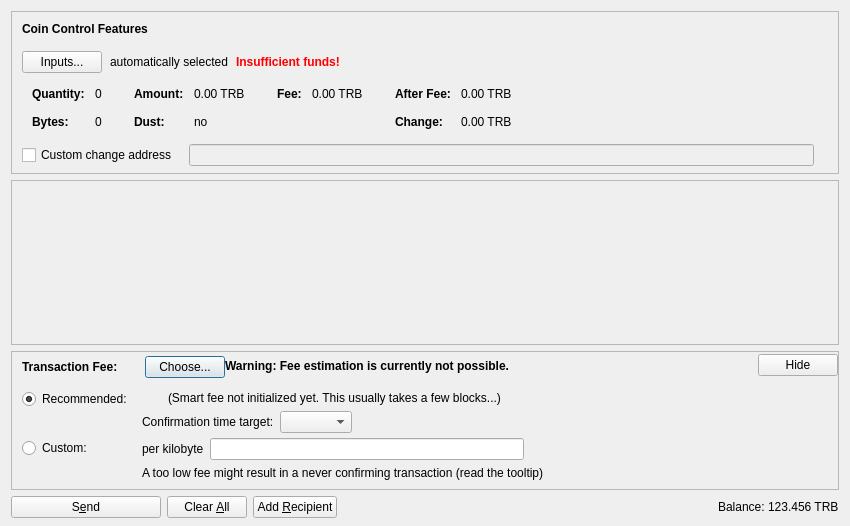
<?xml version="1.0" encoding="UTF-8"?>
<ui version="4.0">
 <class>SendCoinsDialog</class>
 <widget class="QDialog" name="SendCoinsDialog">
  <property name="geometry">
   <rect>
    <x>0</x>
    <y>0</y>
    <width>850</width>
    <height>526</height>
   </rect>
  </property>
  <property name="windowTitle">
   <string>Send Coins</string>
  </property>
  <layout class="QVBoxLayout" name="verticalLayout" stretch="0,1,0,0">
   <property name="bottomMargin">
    <number>8</number>
   </property>
   <item>
    <widget class="QFrame" name="frameCoinControl">
     <property name="sizePolicy">
      <sizepolicy hsizetype="Expanding" vsizetype="Expanding">
       <horstretch>0</horstretch>
       <verstretch>0</verstretch>
      </sizepolicy>
     </property>
     <property name="maximumSize">
      <size>
       <width>16777215</width>
       <height>16777215</height>
      </size>
     </property>
     <property name="frameShape">
      <enum>QFrame::StyledPanel</enum>
     </property>
     <property name="frameShadow">
      <enum>QFrame::Sunken</enum>
     </property>
     <layout class="QVBoxLayout" name="verticalLayoutCoinControl2">
      <property name="spacing">
       <number>0</number>
      </property>
      <property name="leftMargin">
       <number>0</number>
      </property>
      <property name="topMargin">
       <number>0</number>
      </property>
      <property name="rightMargin">
       <number>0</number>
      </property>
      <property name="bottomMargin">
       <number>6</number>
      </property>
      <item>
       <layout class="QVBoxLayout" name="verticalLayoutCoinControl" stretch="0,0,0,0,1">
        <property name="spacing">
         <number>0</number>
        </property>
        <property name="leftMargin">
         <number>10</number>
        </property>
        <property name="topMargin">
         <number>10</number>
        </property>
        <item>
         <layout class="QHBoxLayout" name="horizontalLayoutCoinControl1">
          <property name="bottomMargin">
           <number>15</number>
          </property>
          <item>
           <widget class="QLabel" name="labelCoinControlFeatures">
            <property name="sizePolicy">
             <sizepolicy hsizetype="Preferred" vsizetype="Maximum">
              <horstretch>0</horstretch>
              <verstretch>0</verstretch>
             </sizepolicy>
            </property>
            <property name="font">
             <font>
              <weight>75</weight>
              <bold>true</bold>
             </font>
            </property>
            <property name="styleSheet">
             <string notr="true">font-weight:bold;</string>
            </property>
            <property name="text">
             <string>Coin Control Features</string>
            </property>
           </widget>
          </item>
         </layout>
        </item>
        <item>
         <layout class="QHBoxLayout" name="horizontalLayoutCoinControl2" stretch="0,0,0,0">
          <property name="spacing">
           <number>8</number>
          </property>
          <property name="bottomMargin">
           <number>10</number>
          </property>
          <item>
           <widget class="QPushButton" name="pushButtonCoinControl">
            <property name="styleSheet">
             <string notr="true"/>
            </property>
            <property name="text">
             <string>Inputs...</string>
            </property>
            <property name="autoDefault">
             <bool>false</bool>
            </property>
           </widget>
          </item>
          <item>
           <widget class="QLabel" name="labelCoinControlAutomaticallySelected">
            <property name="text">
             <string>automatically selected</string>
            </property>
            <property name="margin">
             <number>5</number>
            </property>
           </widget>
          </item>
          <item>
           <widget class="QLabel" name="labelCoinControlInsuffFunds">
            <property name="font">
             <font>
              <weight>75</weight>
              <bold>true</bold>
             </font>
            </property>
            <property name="styleSheet">
             <string notr="true">color:red;font-weight:bold;</string>
            </property>
            <property name="text">
             <string>Insufficient funds!</string>
            </property>
            <property name="margin">
             <number>5</number>
            </property>
           </widget>
          </item>
          <item>
           <spacer name="horizontalSpacerCoinControl">
            <property name="orientation">
             <enum>Qt::Horizontal</enum>
            </property>
            <property name="sizeHint" stdset="0">
             <size>
              <width>40</width>
              <height>1</height>
             </size>
            </property>
           </spacer>
          </item>
         </layout>
        </item>
        <item>
         <widget class="QWidget" name="widgetCoinControl" native="true">
          <property name="sizePolicy">
           <sizepolicy hsizetype="Preferred" vsizetype="Preferred">
            <horstretch>0</horstretch>
            <verstretch>0</verstretch>
           </sizepolicy>
          </property>
          <property name="minimumSize">
           <size>
            <width>0</width>
            <height>0</height>
           </size>
          </property>
          <property name="styleSheet">
           <string notr="true"/>
          </property>
          <layout class="QHBoxLayout" name="horizontalLayoutCoinControl5">
           <property name="leftMargin">
            <number>0</number>
           </property>
           <property name="topMargin">
            <number>0</number>
           </property>
           <property name="rightMargin">
            <number>0</number>
           </property>
           <property name="bottomMargin">
            <number>0</number>
           </property>
           <item>
            <layout class="QHBoxLayout" name="horizontalLayoutCoinControl3" stretch="0,0,0,1">
             <property name="spacing">
              <number>20</number>
             </property>
             <property name="topMargin">
              <number>0</number>
             </property>
             <property name="bottomMargin">
              <number>10</number>
             </property>
             <item>
              <layout class="QFormLayout" name="formLayoutCoinControl1">
               <property name="horizontalSpacing">
                <number>10</number>
               </property>
               <property name="verticalSpacing">
                <number>14</number>
               </property>
               <property name="leftMargin">
                <number>10</number>
               </property>
               <property name="topMargin">
                <number>4</number>
               </property>
               <property name="rightMargin">
                <number>6</number>
               </property>
               <item row="0" column="0">
                <widget class="QLabel" name="labelCoinControlQuantityText">
                 <property name="font">
                  <font>
                   <weight>75</weight>
                   <bold>true</bold>
                  </font>
                 </property>
                 <property name="text">
                  <string>Quantity:</string>
                 </property>
                 <property name="margin">
                  <number>0</number>
                 </property>
                </widget>
               </item>
               <item row="0" column="1">
                <widget class="QLabel" name="labelCoinControlQuantity">
                 <property name="cursor">
                  <cursorShape>IBeamCursor</cursorShape>
                 </property>
                 <property name="contextMenuPolicy">
                  <enum>Qt::ActionsContextMenu</enum>
                 </property>
                 <property name="text">
                  <string notr="true">0</string>
                 </property>
                 <property name="margin">
                  <number>0</number>
                 </property>
                 <property name="textInteractionFlags">
                  <set>Qt::LinksAccessibleByMouse|Qt::TextSelectableByKeyboard|Qt::TextSelectableByMouse</set>
                 </property>
                </widget>
               </item>
               <item row="1" column="0">
                <widget class="QLabel" name="labelCoinControlBytesText">
                 <property name="font">
                  <font>
                   <weight>75</weight>
                   <bold>true</bold>
                  </font>
                 </property>
                 <property name="text">
                  <string>Bytes:</string>
                 </property>
                </widget>
               </item>
               <item row="1" column="1">
                <widget class="QLabel" name="labelCoinControlBytes">
                 <property name="cursor">
                  <cursorShape>IBeamCursor</cursorShape>
                 </property>
                 <property name="contextMenuPolicy">
                  <enum>Qt::ActionsContextMenu</enum>
                 </property>
                 <property name="text">
                  <string notr="true">0</string>
                 </property>
                 <property name="textInteractionFlags">
                  <set>Qt::LinksAccessibleByMouse|Qt::TextSelectableByKeyboard|Qt::TextSelectableByMouse</set>
                 </property>
                </widget>
               </item>
              </layout>
             </item>
             <item>
              <layout class="QFormLayout" name="formLayoutCoinControl2">
               <property name="horizontalSpacing">
                <number>10</number>
               </property>
               <property name="verticalSpacing">
                <number>14</number>
               </property>
               <property name="leftMargin">
                <number>6</number>
               </property>
               <property name="topMargin">
                <number>4</number>
               </property>
               <property name="rightMargin">
                <number>6</number>
               </property>
               <item row="0" column="0">
                <widget class="QLabel" name="labelCoinControlAmountText">
                 <property name="font">
                  <font>
                   <weight>75</weight>
                   <bold>true</bold>
                  </font>
                 </property>
                 <property name="text">
                  <string>Amount:</string>
                 </property>
                 <property name="margin">
                  <number>0</number>
                 </property>
                </widget>
               </item>
               <item row="0" column="1">
                <widget class="QLabel" name="labelCoinControlAmount">
                 <property name="cursor">
                  <cursorShape>IBeamCursor</cursorShape>
                 </property>
                 <property name="contextMenuPolicy">
                  <enum>Qt::ActionsContextMenu</enum>
                 </property>
                 <property name="text">
                  <string notr="true">0.00 TRB</string>
                 </property>
                 <property name="textInteractionFlags">
                  <set>Qt::LinksAccessibleByMouse|Qt::TextSelectableByKeyboard|Qt::TextSelectableByMouse</set>
                 </property>
                </widget>
               </item>
               <item row="1" column="0">
                <widget class="QLabel" name="labelCoinControlLowOutputText">
                 <property name="font">
                  <font>
                   <weight>75</weight>
                   <bold>true</bold>
                  </font>
                 </property>
                 <property name="text">
                  <string>Dust:</string>
                 </property>
                </widget>
               </item>
               <item row="1" column="1">
                <widget class="QLabel" name="labelCoinControlLowOutput">
                 <property name="cursor">
                  <cursorShape>IBeamCursor</cursorShape>
                 </property>
                 <property name="contextMenuPolicy">
                  <enum>Qt::ActionsContextMenu</enum>
                 </property>
                 <property name="text">
                  <string notr="true">no</string>
                 </property>
                 <property name="textInteractionFlags">
                  <set>Qt::LinksAccessibleByMouse|Qt::TextSelectableByKeyboard|Qt::TextSelectableByMouse</set>
                 </property>
                </widget>
               </item>
              </layout>
             </item>
             <item>
              <layout class="QFormLayout" name="formLayoutCoinControl3">
               <property name="horizontalSpacing">
                <number>10</number>
               </property>
               <property name="verticalSpacing">
                <number>14</number>
               </property>
               <property name="leftMargin">
                <number>6</number>
               </property>
               <property name="topMargin">
                <number>4</number>
               </property>
               <property name="rightMargin">
                <number>6</number>
               </property>
               <item row="0" column="0">
                <widget class="QLabel" name="labelCoinControlFeeText">
                 <property name="font">
                  <font>
                   <weight>75</weight>
                   <bold>true</bold>
                  </font>
                 </property>
                 <property name="text">
                  <string>Fee:</string>
                 </property>
                 <property name="margin">
                  <number>0</number>
                 </property>
                </widget>
               </item>
               <item row="0" column="1">
                <widget class="QLabel" name="labelCoinControlFee">
                 <property name="cursor">
                  <cursorShape>IBeamCursor</cursorShape>
                 </property>
                 <property name="contextMenuPolicy">
                  <enum>Qt::ActionsContextMenu</enum>
                 </property>
                 <property name="text">
                  <string notr="true">0.00 TRB</string>
                 </property>
                 <property name="textInteractionFlags">
                  <set>Qt::LinksAccessibleByMouse|Qt::TextSelectableByKeyboard|Qt::TextSelectableByMouse</set>
                 </property>
                </widget>
               </item>
              </layout>
             </item>
             <item>
              <layout class="QFormLayout" name="formLayoutCoinControl4">
               <property name="horizontalSpacing">
                <number>10</number>
               </property>
               <property name="verticalSpacing">
                <number>14</number>
               </property>
               <property name="leftMargin">
                <number>6</number>
               </property>
               <property name="topMargin">
                <number>4</number>
               </property>
               <property name="rightMargin">
                <number>6</number>
               </property>
               <item row="0" column="0">
                <widget class="QLabel" name="labelCoinControlAfterFeeText">
                 <property name="font">
                  <font>
                   <weight>75</weight>
                   <bold>true</bold>
                  </font>
                 </property>
                 <property name="text">
                  <string>After Fee:</string>
                 </property>
                 <property name="margin">
                  <number>0</number>
                 </property>
                </widget>
               </item>
               <item row="0" column="1">
                <widget class="QLabel" name="labelCoinControlAfterFee">
                 <property name="cursor">
                  <cursorShape>IBeamCursor</cursorShape>
                 </property>
                 <property name="contextMenuPolicy">
                  <enum>Qt::ActionsContextMenu</enum>
                 </property>
                 <property name="text">
                  <string notr="true">0.00 TRB</string>
                 </property>
                 <property name="textInteractionFlags">
                  <set>Qt::LinksAccessibleByMouse|Qt::TextSelectableByKeyboard|Qt::TextSelectableByMouse</set>
                 </property>
                </widget>
               </item>
               <item row="1" column="0">
                <widget class="QLabel" name="labelCoinControlChangeText">
                 <property name="font">
                  <font>
                   <weight>75</weight>
                   <bold>true</bold>
                  </font>
                 </property>
                 <property name="text">
                  <string>Change:</string>
                 </property>
                </widget>
               </item>
               <item row="1" column="1">
                <widget class="QLabel" name="labelCoinControlChange">
                 <property name="cursor">
                  <cursorShape>IBeamCursor</cursorShape>
                 </property>
                 <property name="contextMenuPolicy">
                  <enum>Qt::ActionsContextMenu</enum>
                 </property>
                 <property name="text">
                  <string notr="true">0.00 TRB</string>
                 </property>
                 <property name="textInteractionFlags">
                  <set>Qt::LinksAccessibleByMouse|Qt::TextSelectableByKeyboard|Qt::TextSelectableByMouse</set>
                 </property>
                </widget>
               </item>
              </layout>
             </item>
            </layout>
           </item>
          </layout>
         </widget>
        </item>
        <item>
         <layout class="QHBoxLayout" name="horizontalLayoutCoinControl4" stretch="0,0,0">
          <property name="spacing">
           <number>12</number>
          </property>
          <property name="sizeConstraint">
           <enum>QLayout::SetDefaultConstraint</enum>
          </property>
          <property name="topMargin">
           <number>5</number>
          </property>
          <property name="rightMargin">
           <number>5</number>
          </property>
          <item>
           <widget class="QCheckBox" name="checkBoxCoinControlChange">
            <property name="toolTip">
             <string>If this is activated, but the change address is empty or invalid, change will be sent to a newly generated address.</string>
            </property>
            <property name="text">
             <string>Custom change address</string>
            </property>
           </widget>
          </item>
          <item>
           <widget class="QValidatedLineEdit" name="lineEditCoinControlChange">
            <property name="enabled">
             <bool>false</bool>
            </property>
            <property name="sizePolicy">
             <sizepolicy hsizetype="Expanding" vsizetype="Fixed">
              <horstretch>0</horstretch>
              <verstretch>0</verstretch>
             </sizepolicy>
            </property>
           </widget>
          </item>
          <item>
           <widget class="QLabel" name="labelCoinControlChangeLabel">
            <property name="sizePolicy">
             <sizepolicy hsizetype="Preferred" vsizetype="Expanding">
              <horstretch>0</horstretch>
              <verstretch>0</verstretch>
             </sizepolicy>
            </property>
            <property name="minimumSize">
             <size>
              <width>0</width>
              <height>0</height>
             </size>
            </property>
            <property name="text">
             <string/>
            </property>
            <property name="margin">
             <number>3</number>
            </property>
           </widget>
          </item>
         </layout>
        </item>
        <item>
         <spacer name="verticalSpacerCoinControl">
          <property name="orientation">
           <enum>Qt::Vertical</enum>
          </property>
          <property name="sizeHint" stdset="0">
           <size>
            <width>800</width>
            <height>1</height>
           </size>
          </property>
         </spacer>
        </item>
       </layout>
      </item>
     </layout>
    </widget>
   </item>
   <item>
    <widget class="QScrollArea" name="scrollArea">
     <property name="widgetResizable">
      <bool>true</bool>
     </property>
     <widget class="QWidget" name="scrollAreaWidgetContents">
      <property name="geometry">
       <rect>
        <x>0</x>
        <y>0</y>
        <width>830</width>
        <height>104</height>
       </rect>
      </property>
      <layout class="QVBoxLayout" name="verticalLayout_2" stretch="0,1">
       <property name="leftMargin">
        <number>0</number>
       </property>
       <property name="topMargin">
        <number>0</number>
       </property>
       <property name="rightMargin">
        <number>0</number>
       </property>
       <property name="bottomMargin">
        <number>0</number>
       </property>
       <item>
        <layout class="QVBoxLayout" name="entries">
         <property name="spacing">
          <number>6</number>
         </property>
        </layout>
       </item>
       <item>
        <spacer name="verticalSpacer">
         <property name="orientation">
          <enum>Qt::Vertical</enum>
         </property>
         <property name="sizeHint" stdset="0">
          <size>
           <width>20</width>
           <height>40</height>
          </size>
         </property>
        </spacer>
       </item>
      </layout>
     </widget>
    </widget>
   </item>
   <item>
    <widget class="QFrame" name="frameFee">
     <property name="sizePolicy">
      <sizepolicy hsizetype="Expanding" vsizetype="Expanding">
       <horstretch>0</horstretch>
       <verstretch>0</verstretch>
      </sizepolicy>
     </property>
     <property name="maximumSize">
      <size>
       <width>16777215</width>
       <height>16777215</height>
      </size>
     </property>
     <property name="frameShape">
      <enum>QFrame::StyledPanel</enum>
     </property>
     <property name="frameShadow">
      <enum>QFrame::Sunken</enum>
     </property>
     <layout class="QVBoxLayout" name="verticalLayoutFee1">
      <property name="spacing">
       <number>0</number>
      </property>
      <property name="leftMargin">
       <number>0</number>
      </property>
      <property name="topMargin">
       <number>0</number>
      </property>
      <property name="rightMargin">
       <number>0</number>
      </property>
      <property name="bottomMargin">
       <number>0</number>
      </property>
      <item>
       <layout class="QVBoxLayout" name="verticalLayoutFee2" stretch="0,0,0">
        <property name="spacing">
         <number>0</number>
        </property>
        <property name="leftMargin">
         <number>10</number>
        </property>
        <property name="topMargin">
         <number>0</number>
        </property>
        <item>
         <layout class="QHBoxLayout" name="horizontalLayoutFee1">
          <property name="bottomMargin">
           <number>0</number>
          </property>
          <item>
           <layout class="QVBoxLayout" name="verticalLayoutFee7">
            <property name="spacing">
             <number>0</number>
            </property>
            <item>
             <spacer name="verticalSpacerSmartFee">
              <property name="orientation">
               <enum>Qt::Vertical</enum>
              </property>
              <property name="sizeType">
               <enum>QSizePolicy::Fixed</enum>
              </property>
              <property name="sizeHint" stdset="0">
               <size>
                <width>1</width>
                <height>4</height>
               </size>
              </property>
             </spacer>
            </item>
            <item>
             <layout class="QHBoxLayout" name="horizontalLayoutSmartFee">
              <property name="spacing">
               <number>10</number>
              </property>
              <item>
               <widget class="QLabel" name="labelFeeHeadline">
                <property name="sizePolicy">
                 <sizepolicy hsizetype="Preferred" vsizetype="Maximum">
                  <horstretch>0</horstretch>
                  <verstretch>0</verstretch>
                 </sizepolicy>
                </property>
                <property name="font">
                 <font>
                  <weight>75</weight>
                  <bold>true</bold>
                 </font>
                </property>
                <property name="styleSheet">
                 <string notr="true">font-weight:bold;</string>
                </property>
                <property name="text">
                 <string>Transaction Fee:</string>
                </property>
               </widget>
              </item>
              <item>
               <widget class="QLabel" name="labelFeeMinimized">
                <property name="text">
                 <string/>
                </property>
               </widget>
              </item>
              <item>
               <widget class="QPushButton" name="buttonChooseFee">
                <property name="text">
                 <string>Choose...</string>
                </property>
               </widget>
              </item>
             </layout>
            </item>
            <item>
             <spacer name="verticalSpacer_5">
              <property name="orientation">
               <enum>Qt::Vertical</enum>
              </property>
              <property name="sizeHint" stdset="0">
               <size>
                <width>1</width>
                <height>1</height>
               </size>
              </property>
             </spacer>
            </item>
           </layout>
          </item>
          <item>
           <widget class="QLabel" name="fallbackFeeWarningLabel">
            <property name="toolTip">
             <string>Using the fallbackfee can result in sending a transaction that will take several hours or days (or never) to confirm. Consider choosing your fee manually or wait until you have validated the complete chain.</string>
            </property>
            <property name="font">
            <font>
                <weight>75</weight>
                <bold>true</bold>
            </font>
            </property>
            <property name="text">
             <string>Warning: Fee estimation is currently not possible.</string>
            </property>
            <property name="wordWrap">
             <bool>false</bool>
            </property>
           </widget>
          </item>
          <item>
           <spacer name="horizontalSpacer_4">
            <property name="orientation">
             <enum>Qt::Horizontal</enum>
            </property>
            <property name="sizeType">
             <enum>QSizePolicy::MinimumExpanding</enum>
            </property>
            <property name="sizeHint" stdset="0">
             <size>
              <width>40</width>
              <height>20</height>
             </size>
            </property>
           </spacer>
          </item>
          <item>
           <widget class="QPushButton" name="buttonMinimizeFee">
            <property name="toolTip">
             <string>collapse fee-settings</string>
            </property>
            <property name="text">
             <string>Hide</string>
            </property>
           </widget>
          </item>
         </layout>
        </item>
        <item>
         <widget class="QFrame" name="frameFeeSelection">
          <layout class="QVBoxLayout" name="verticalLayoutFee12">
           <property name="spacing">
            <number>0</number>
           </property>
           <property name="leftMargin">
            <number>0</number>
           </property>
           <property name="topMargin">
            <number>0</number>
           </property>
           <property name="rightMargin">
            <number>0</number>
           </property>
           <property name="bottomMargin">
            <number>0</number>
           </property>
           <item>
            <layout class="QGridLayout" name="gridLayoutFee">
             <property name="topMargin">
              <number>10</number>
             </property>
             <property name="bottomMargin">
              <number>4</number>
             </property>
             <property name="horizontalSpacing">
              <number>10</number>
             </property>
             <property name="verticalSpacing">
              <number>4</number>
             </property>
             <item row="1" column="1">
              <layout class="QVBoxLayout" name="verticalLayoutFee8">
               <property name="spacing">
                <number>6</number>
               </property>
               <item>
                <layout class="QHBoxLayout" name="horizontalLayoutFee13">
                 <item>
                  <widget class="QLabel" name="labelCustomPerKilobyte">
                   <property name="toolTip">
                    <string>Specify a custom fee per kB (1,000 bytes) of the transaction's virtual size.

Note:  Since the fee is calculated on a per-byte basis, a fee of "100 satoshis per kB" for a transaction size of 500 bytes (half of 1 kB) would ultimately yield a fee of only 50 satoshis.</string>
                   </property>
                   <property name="text">
                    <string>per kilobyte</string>
                   </property>
                  </widget>
                 </item>
                 <item>
                  <widget class="BitcoinAmountField" name="customFee"/>
                 </item>
                 <item>
                  <spacer name="horizontalSpacer_6">
                   <property name="orientation">
                    <enum>Qt::Horizontal</enum>
                   </property>
                   <property name="sizeHint" stdset="0">
                    <size>
                     <width>1</width>
                     <height>1</height>
                    </size>
                   </property>
                  </spacer>
                 </item>
                </layout>
               </item>
               <item>
                <layout class="QHBoxLayout" name="horizontalLayoutFee8">
                 <item>
                  <widget class="QLabel" name="labelCustomFeeWarning">
                   <property name="enabled">
                    <bool>true</bool>
                   </property>
                   <property name="toolTip">
                    <string>When there is less transaction volume than space in the blocks, miners as well as relaying nodes may enforce a minimum fee. Paying only this minimum fee is just fine, but be aware that this can result in a never confirming transaction once there is more demand for turbocoins transactions than the network can process.</string>
                   </property>
                   <property name="text">
                    <string>A too low fee might result in a never confirming transaction (read the tooltip)</string>
                   </property>
                  </widget>
                 </item>
                 <item>
                  <spacer name="horizontalSpacer_2">
                   <property name="orientation">
                    <enum>Qt::Horizontal</enum>
                   </property>
                   <property name="sizeHint" stdset="0">
                    <size>
                     <width>1</width>
                     <height>1</height>
                    </size>
                   </property>
                  </spacer>
                 </item>
                </layout>
               </item>
              </layout>
             </item>
             <item row="0" column="0">
              <layout class="QVBoxLayout" name="verticalLayoutFee4" stretch="0,1">
               <item>
                <widget class="QRadioButton" name="radioSmartFee">
                 <property name="text">
                  <string>Recommended:</string>
                 </property>
                 <property name="checked">
                  <bool>true</bool>
                 </property>
                 <attribute name="buttonGroup">
                  <string notr="true">groupFee</string>
                 </attribute>
                </widget>
               </item>
               <item>
                <spacer name="verticalSpacer_2">
                 <property name="orientation">
                  <enum>Qt::Vertical</enum>
                 </property>
                 <property name="sizeHint" stdset="0">
                  <size>
                   <width>1</width>
                   <height>1</height>
                  </size>
                 </property>
                </spacer>
               </item>
              </layout>
             </item>
             <item row="1" column="0">
              <layout class="QVBoxLayout" name="verticalLayoutFee9" stretch="0,1">
               <item>
                <widget class="QRadioButton" name="radioCustomFee">
                 <property name="text">
                  <string>Custom:</string>
                 </property>
                 <attribute name="buttonGroup">
                  <string notr="true">groupFee</string>
                 </attribute>
                </widget>
               </item>
               <item>
                <spacer name="verticalSpacer_6">
                 <property name="orientation">
                  <enum>Qt::Vertical</enum>
                 </property>
                 <property name="sizeHint" stdset="0">
                  <size>
                   <width>1</width>
                   <height>1</height>
                  </size>
                 </property>
                </spacer>
               </item>
              </layout>
             </item>
             <item row="0" column="1">
              <layout class="QVBoxLayout" name="verticalLayoutFee3" stretch="0,0,1">
               <property name="spacing">
                <number>6</number>
               </property>
               <property name="topMargin">
                <number>2</number>
               </property>
               <item>
                <layout class="QHBoxLayout" name="horizontalLayoutFee12">
                 <item>
                  <widget class="QLabel" name="labelSmartFee">
                   <property name="text">
                    <string/>
                   </property>
                  </widget>
                 </item>
                 <item>
                  <widget class="QLabel" name="labelFeeEstimation">
                   <property name="text">
                    <string/>
                   </property>
                  </widget>
                 </item>
                 <item>
                  <widget class="QLabel" name="labelSmartFee2">
                   <property name="text">
                    <string>(Smart fee not initialized yet. This usually takes a few blocks...)</string>
                   </property>
                  </widget>
                 </item>
                 <item>
                  <spacer name="horizontalSpacer_5">
                   <property name="orientation">
                    <enum>Qt::Horizontal</enum>
                   </property>
                   <property name="sizeHint" stdset="0">
                    <size>
                     <width>1</width>
                     <height>1</height>
                    </size>
                   </property>
                  </spacer>
                 </item>
                </layout>
               </item>
               <item>
                <layout class="QHBoxLayout" name="horizontalLayoutFee9">
                 <item>
                  <layout class="QVBoxLayout" name="verticalLayoutFee6">
                   <item>
                    <widget class="QLabel" name="labelSmartFee3">
                     <property name="text">
                      <string>Confirmation time target:</string>
                     </property>
                    </widget>
                   </item>
                  </layout>
                 </item>
                 <item>
                  <layout class="QVBoxLayout" name="verticalLayoutFee5">
                   <property name="rightMargin">
                    <number>30</number>
                   </property>
                   <item>
                    <layout class="QHBoxLayout" name="horizontalLayoutConfTarget">
                     <property name="bottomMargin">
                      <number>0</number>
                     </property>
                     <item>
                      <widget class="QComboBox" name="confTargetSelector"/>
                     </item>
                     <item>
                      <spacer name="horizontalSpacerConfTarget">
                       <property name="orientation">
                        <enum>Qt::Horizontal</enum>
                       </property>
                       <property name="sizeHint" stdset="0">
                        <size>
                         <width>40</width>
                         <height>20</height>
                        </size>
                       </property>
                      </spacer>
                     </item>
                    </layout>
                   </item>
                  </layout>
                 </item>
                </layout>
               </item>
               <item>
                <spacer name="verticalSpacer_4">
                 <property name="orientation">
                  <enum>Qt::Vertical</enum>
                 </property>
                 <property name="sizeHint" stdset="0">
                  <size>
                   <width>1</width>
                   <height>1</height>
                  </size>
                 </property>
                </spacer>
               </item>
              </layout>
             </item>
            </layout>
           </item>
          </layout>
         </widget>
        </item>
        <item>
         <spacer name="verticalSpacerFee">
          <property name="orientation">
           <enum>Qt::Vertical</enum>
          </property>
          <property name="sizeHint" stdset="0">
           <size>
            <width>40</width>
            <height>5</height>
           </size>
          </property>
         </spacer>
        </item>
       </layout>
      </item>
     </layout>
    </widget>
   </item>
   <item>
    <layout class="QHBoxLayout" name="horizontalLayout">
     <item>
      <widget class="QPushButton" name="sendButton">
       <property name="minimumSize">
        <size>
         <width>150</width>
         <height>0</height>
        </size>
       </property>
       <property name="toolTip">
        <string>Confirm the send action</string>
       </property>
       <property name="text">
        <string>S&amp;end</string>
       </property>
       <property name="icon">
        <iconset resource="../bitcoin.qrc">
         <normaloff>:/icons/send</normaloff>:/icons/send</iconset>
       </property>
       <property name="autoDefault">
        <bool>false</bool>
       </property>
       <property name="default">
        <bool>false</bool>
       </property>
      </widget>
     </item>
     <item>
      <widget class="QPushButton" name="clearButton">
       <property name="sizePolicy">
        <sizepolicy hsizetype="Minimum" vsizetype="Fixed">
         <horstretch>0</horstretch>
         <verstretch>0</verstretch>
        </sizepolicy>
       </property>
       <property name="toolTip">
        <string>Clear all fields of the form.</string>
       </property>
       <property name="text">
        <string>Clear &amp;All</string>
       </property>
       <property name="icon">
        <iconset resource="../bitcoin.qrc">
         <normaloff>:/icons/remove</normaloff>:/icons/remove</iconset>
       </property>
       <property name="autoDefault">
        <bool>false</bool>
       </property>
      </widget>
     </item>
     <item>
      <widget class="QPushButton" name="addButton">
       <property name="toolTip">
        <string>Send to multiple recipients at once</string>
       </property>
       <property name="text">
        <string>Add &amp;Recipient</string>
       </property>
       <property name="icon">
        <iconset resource="../bitcoin.qrc">
         <normaloff>:/icons/add</normaloff>:/icons/add</iconset>
       </property>
       <property name="autoDefault">
        <bool>false</bool>
       </property>
      </widget>
     </item>
     <item>
      <spacer name="horizontalSpacer">
       <property name="orientation">
        <enum>Qt::Horizontal</enum>
       </property>
       <property name="sizeHint" stdset="0">
        <size>
         <width>40</width>
         <height>20</height>
        </size>
       </property>
      </spacer>
     </item>
     <item>
      <layout class="QHBoxLayout" name="horizontalLayout_2">
       <property name="spacing">
        <number>3</number>
       </property>
       <item>
        <widget class="QLabel" name="label">
         <property name="sizePolicy">
          <sizepolicy hsizetype="Preferred" vsizetype="Fixed">
           <horstretch>0</horstretch>
           <verstretch>0</verstretch>
          </sizepolicy>
         </property>
         <property name="text">
          <string>Balance:</string>
         </property>
        </widget>
       </item>
       <item>
        <widget class="QLabel" name="labelBalance">
         <property name="sizePolicy">
          <sizepolicy hsizetype="Preferred" vsizetype="Fixed">
           <horstretch>0</horstretch>
           <verstretch>0</verstretch>
          </sizepolicy>
         </property>
         <property name="cursor">
          <cursorShape>IBeamCursor</cursorShape>
         </property>
         <property name="text">
          <string notr="true">123.456 TRB</string>
         </property>
         <property name="textInteractionFlags">
          <set>Qt::LinksAccessibleByMouse|Qt::TextSelectableByKeyboard|Qt::TextSelectableByMouse</set>
         </property>
        </widget>
       </item>
      </layout>
     </item>
    </layout>
   </item>
  </layout>
 </widget>
 <customwidgets>
  <customwidget>
   <class>QValidatedLineEdit</class>
   <extends>QLineEdit</extends>
   <header>qt/qvalidatedlineedit.h</header>
  </customwidget>
  <customwidget>
   <class>BitcoinAmountField</class>
   <extends>QLineEdit</extends>
   <header>qt/bitcoinamountfield.h</header>
   <container>1</container>
  </customwidget>
 </customwidgets>
 <resources>
  <include location="../bitcoin.qrc"/>
 </resources>
 <connections/>
 <buttongroups>
  <buttongroup name="groupFee"/>
 </buttongroups>
</ui>
